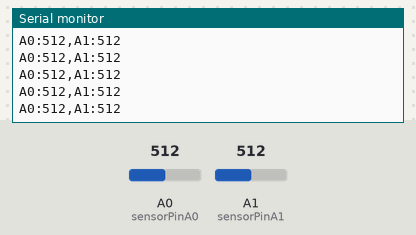
Bench run of a sketch on a simulated Arduino Uno, built with avr-gcc and run on an emulated ATmega328P. Parts: the last lines printed to the serial monitor. The test bench sets the inputs (shaded band); at power-on: A0 (sensorPinA0) = 512, A1 (sensorPinA1) = 512.

Above: at 1.2 s.
1.3 s: A0 (sensorPinA0) set to 716
At 1.56 s:
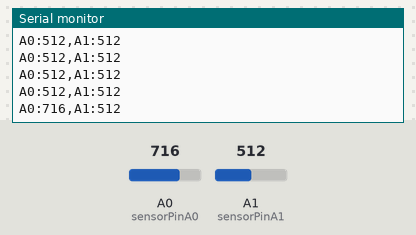
2.8 s: A1 (sensorPinA1) set to 716
At 2.96 s:
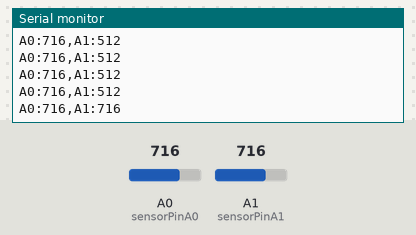
4.3 s: A0 (sensorPinA0) set to 900
At 4.37 s:
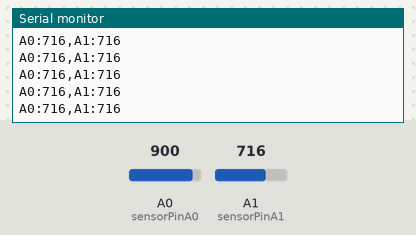
5.8 s: A1 (sensorPinA1) set to 900
At 5.97 s:
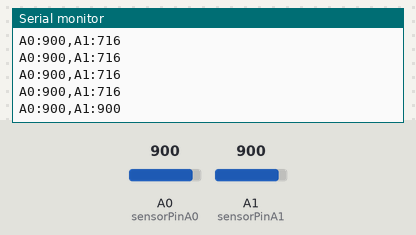
Timing chart, 0 to 8.3 s (numbered marks = the images above; inputs shaded):
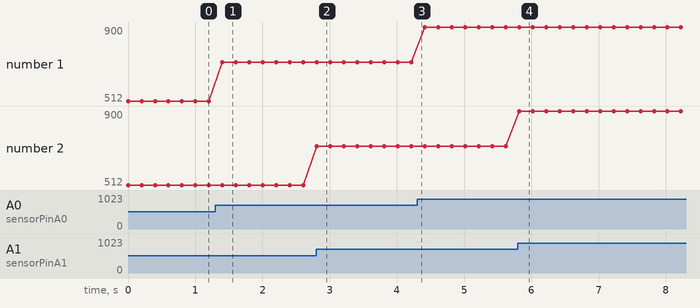

Measured:
- after the input at 1.3 s, the serial monitor: prints a new line after 0.10 s (image 1)
- after the input at 2.8 s, the serial monitor: prints a new line at once (image 2)
- after the input at 5.8 s, the serial monitor: prints a new line at once (image 4)
- plotted number 1: 512 → 716 after the input at 1.3 s, 716 → 900 after the input at 4.3 s

The sketch:

Sensor_Controller.ino
```cpp
const int sensorPinA0 = A0;
const int sensorPinA1 = A1;
void setup() {
Serial.begin(9600);
}
void loop() {
 // put your main code here, to run repeatedly:
 // bool change = false;
 // static uint32_t t = millis();
int sensorValueA0 = analogRead(sensorPinA0);
int sensorValueA1 = analogRead(sensorPinA1);
 // Send data to the serial port
Serial.print("A0:");
Serial.print(sensorValueA0);
Serial.print(",A1:");
Serial.println(sensorValueA1);
delay(200);
}
```
